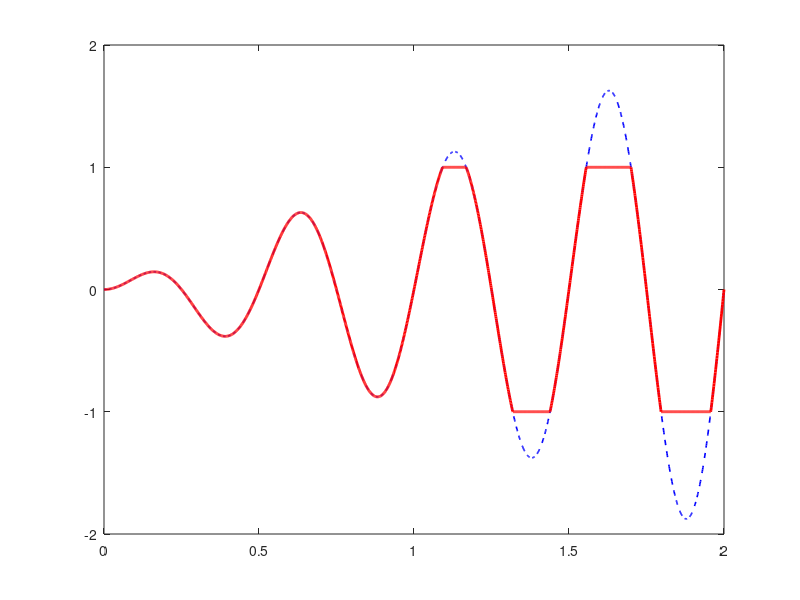

This figure's MATLAB source: (Note: this script raises an error after producing the figure.)
clc; clear; close all;

% Parameter
fs = 1000;              % Abtastrate (Hz)
t = 0:1/fs:2;           % Zeitachse (2 Sekunden)
f = 2;                  % Sinusfrequenz (Hz)

% Amplitude steigt linear an
A = linspace(0,2,length(t));   % von 0 bis 2

% Sinussignal mit steigender Amplitude
x = A .* sin(2*pi*f*t);

% Sättigungsgrenze
sat_limit = 1.0;

% Clipping ab halber Zeit
y = x;
y(t >= max(t)/2) = min(max(x(t >= max(t)/2), -sat_limit), sat_limit);

% Plot
figure('Color','w');
plot(t, x, 'b--', 'LineWidth', 1.2, 'DisplayName','Originaler Sinus (ansteigende Amplitude)');
hold on;
plot(t, y, 'r', 'LineWidth', 2, 'DisplayName','Mit Sättigung ab Hälfte');
yline(sat_limit,'k--','+Sättigung');
yline(-sat_limit,'k--','-Sättigung');
xlabel('Zeit (s)');
ylabel('Amplitude');
title('Sinus mit ansteigender Amplitude und Sättigung ab 1 Sekunde');
% legend('Location','southoutside','Orientation','horizontal');
grid on;
